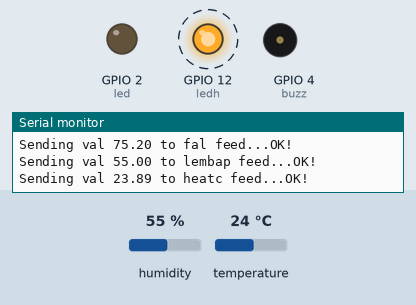
Bench run of a sketch on a simulated ESP32. On the bench: output pins drawn as LEDs (lit = HIGH), buzzer (waves = sounding, pin HIGH), the last lines printed to the serial monitor. Dashed ring = blinking. The inputs (shaded band) are chosen by the test bench; at power-on: temperature 24 °C, humidity 55 %. WiFi joins after 1.5 s; servers stay silent unless stated; no MQTT or app messages arrive unless stated.

Above: at 4.2 s.
4.3 s: temperature set to 29 °C
12.5 s: temperature set to 32 °C
At 19.83 s:
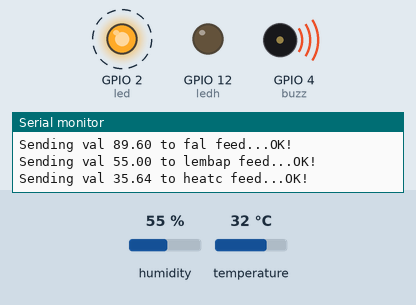
21.7 s: temperature set to 12 °C
At 27.43 s:
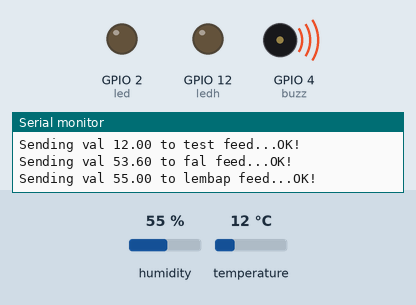
29.8 s: temperature set to 33 °C
At 30.23 s:
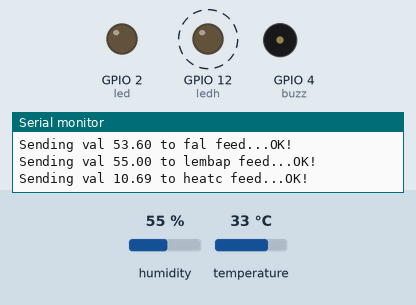
Timing chart, 0 to 38.9 s (numbered marks = the images above; inputs shaded):
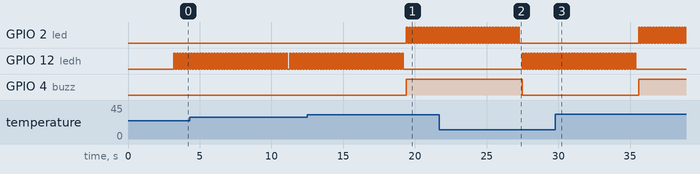

The sketch:

prototype-1.ino
```cpp
#include <WiFi.h>
#include "WiFiClientSecure.h"
#include "Adafruit_MQTT.h"
#include "Adafruit_MQTT_Client.h"

/************************* WiFi Access Point *********************************/

#define WLAN_SSID "JuTheng"
#define WLAN_PASS "T06072002"

/************************* Adafruit.io Setup *********************************/

#define AIO_SERVER      "io.adafruit.com"

// Using port 8883 for MQTTS
#define AIO_SERVERPORT  8883

// Adafruit IO Account Configuration
#define AIO_USERNAME "Theng"
#define AIO_KEY      "aio_Ucve66FgusnkEje7LRNyzP6MZqKm"

/************ Global State (you don't need to change this!) ******************/

// WiFiFlientSecure for SSL/TLS support
WiFiClientSecure client;

// Setup the MQTT client class by passing in the WiFi client and MQTT server and login details.
Adafruit_MQTT_Client mqtt(&client, AIO_SERVER, AIO_SERVERPORT, AIO_USERNAME, AIO_KEY);

// io.adafruit.com root CA
const char* adafruitio_root_ca = \
    "-----BEGIN CERTIFICATE-----\n" \
    "MIIDrzCCApegAwIBAgIQCDvgVpBCRrGhdWrJWZHHSjANBgkqhkiG9w0BAQUFADBh\n" \
    "MQswCQYDVQQGEwJVUzEVMBMGA1UEChMMRGlnaUNlcnQgSW5jMRkwFwYDVQQLExB3\n" \
    "d3cuZGlnaWNlcnQuY29tMSAwHgYDVQQDExdEaWdpQ2VydCBHbG9iYWwgUm9vdCBD\n" \
    "QTAeFw0wNjExMTAwMDAwMDBaFw0zMTExMTAwMDAwMDBaMGExCzAJBgNVBAYTAlVT\n" \
    "MRUwEwYDVQQKEwxEaWdpQ2VydCBJbmMxGTAXBgNVBAsTEHd3dy5kaWdpY2VydC5j\n" \
    "b20xIDAeBgNVBAMTF0RpZ2lDZXJ0IEdsb2JhbCBSb290IENBMIIBIjANBgkqhkiG\n" \
    "9w0BAQEFAAOCAQ8AMIIBCgKCAQEA4jvhEXLeqKTTo1eqUKKPC3eQyaKl7hLOllsB\n" \
    "CSDMAZOnTjC3U/dDxGkAV53ijSLdhwZAAIEJzs4bg7/fzTtxRuLWZscFs3YnFo97\n" \
    "nh6Vfe63SKMI2tavegw5BmV/Sl0fvBf4q77uKNd0f3p4mVmFaG5cIzJLv07A6Fpt\n" \
    "43C/dxC//AH2hdmoRBBYMql1GNXRor5H4idq9Joz+EkIYIvUX7Q6hL+hqkpMfT7P\n" \
    "T19sdl6gSzeRntwi5m3OFBqOasv+zbMUZBfHWymeMr/y7vrTC0LUq7dBMtoM1O/4\n" \
    "gdW7jVg/tRvoSSiicNoxBN33shbyTApOB6jtSj1etX+jkMOvJwIDAQABo2MwYTAO\n" \
    "BgNVHQ8BAf8EBAMCAYYwDwYDVR0TAQH/BAUwAwEB/zAdBgNVHQ4EFgQUA95QNVbR\n" \
    "TLtm8KPiGxvDl7I90VUwHwYDVR0jBBgwFoAUA95QNVbRTLtm8KPiGxvDl7I90VUw\n" \
    "DQYJKoZIhvcNAQEFBQADggEBAMucN6pIExIK+t1EnE9SsPTfrgT1eXkIoyQY/Esr\n" \
    "hMAtudXH/vTBH1jLuG2cenTnmCmrEbXjcKChzUyImZOMkXDiqw8cvpOp/2PV5Adg\n" \
    "06O/nVsJ8dWO41P0jmP6P6fbtGbfYmbW0W5BjfIttep3Sp+dWOIrWcBAI+0tKIJF\n" \
    "PnlUkiaY4IBIqDfv8NZ5YBberOgOzW6sRBc4L0na4UU+Krk2U886UAb3LujEV0ls\n" \
    "YSEY1QSteDwsOoBrp+uvFRTp2InBuThs4pFsiv9kuXclVzDAGySj4dzp30d8tbQk\n" \
    "CAUw7C29C79Fv1C5qfPrmAESrciIxpg0X40KPMbp1ZWVbd4=\n" \
    "-----END CERTIFICATE-----\n";

/****************************** Feeds ***************************************/
// Notice MQTT paths for AIO follow the form: <username>/feeds/<feedname>
Adafruit_MQTT_Publish test = Adafruit_MQTT_Publish(&mqtt, AIO_USERNAME "/feeds/test");
Adafruit_MQTT_Publish fah = Adafruit_MQTT_Publish(&mqtt, AIO_USERNAME "/feeds/fah");
Adafruit_MQTT_Publish lembap = Adafruit_MQTT_Publish(&mqtt, AIO_USERNAME "/feeds/lembap");
Adafruit_MQTT_Publish heatc = Adafruit_MQTT_Publish(&mqtt, AIO_USERNAME "/feeds/heatc");
/*************************** Sketch Code ************************************/
#include "DHT.h"
#define DHTPIN 13
#define DHTTYPE DHT11
DHT dht(DHTPIN, DHTTYPE);
int led = 2;
int buzz = 4;
int ledh = 12;

void setup() {
  Serial.begin(9600);
  delay(10);

  Serial.println(F("Adafruit IO MQTTS (SSL/TLS) Example"));

  // Connect to WiFi access point.
  Serial.println(); Serial.println();
  Serial.print("Connecting to ");
  Serial.println(WLAN_SSID);

  delay(1000);

  WiFi.begin(WLAN_SSID, WLAN_PASS);
  delay(2000);

  while (WiFi.status() != WL_CONNECTED) {
    delay(500);
    Serial.print(".");
  }
  Serial.println();

  Serial.println("WiFi connected");
  Serial.println("IP address: "); Serial.println(WiFi.localIP());

  // Set Adafruit IO's root CA
  client.setCACert(adafruitio_root_ca);

  dht.begin();
  pinMode (buzz, OUTPUT);
  pinMode (led, OUTPUT);
  pinMode (ledh, OUTPUT);
}

void danger(){
for (int count = 0;count < 40; count++) {
    digitalWrite(led, HIGH);
    delay(100);
    digitalWrite(led, LOW);
    delay(100);
}
}

void aman(){
  digitalWrite(buzz, LOW);
for (int n = 0;n < 40; n++) {
    digitalWrite(ledh, HIGH);
    delay(100);
    digitalWrite(ledh, LOW);
    delay(100);
}
}

void ukur(){
  float h = dht.readHumidity();
  float t = dht.readTemperature();
  float f = dht.readTemperature(true);
  if (isnan(h) || isnan(t) || isnan(f)) {
    Serial.println(F("Failed to read from DHT sensor!"));
    return;
  }
}

uint32_t x=0;

void loop() {
  // Ensure the connection to the MQTT server is alive (this will make the first
  // connection and automatically reconnect when disconnected).  See the MQTT_connect
  // function definition further below.
  MQTT_connect();

  // Now we can publish stuff!
  Serial.print(F("\nSending val "));
  Serial.print(dht.readTemperature());
  Serial.print(F(" to test feed..."));
  if (! test.publish(dht.readTemperature())) {
    Serial.print(F("Failed"));
  } else {
    Serial.print(F("OK!"));
  }

  Serial.print(F("\nSending val "));
  Serial.print(dht.readTemperature(true));
  Serial.print(F(" to fal feed..."));
  if (! fah.publish(dht.readTemperature(true))) {
    Serial.print(F("Failed"));
  } else {
    Serial.print(F("OK!"));
  }

  Serial.print(F("\nSending val "));
  Serial.print(dht.readHumidity());
  Serial.print(F(" to lembap feed..."));
  if (! lembap.publish(dht.readHumidity())) {
    Serial.print(F("Failed"));
  } else {
    Serial.print(F("OK!"));
  }

  Serial.print(F("\nSending val "));
  Serial.print(dht.computeHeatIndex(dht.readTemperature(), dht.readHumidity(), false));
  Serial.print(F(" to heatc feed..."));
  if (! heatc.publish(dht.computeHeatIndex(dht.readTemperature(), dht.readHumidity(), false))) {
    Serial.print(F("Failed"));
  } else {
    Serial.print(F("OK!"));
  }

  ukur();
  if ((dht.readTemperature()) >= 31.00){
  digitalWrite(buzz, HIGH);
  danger();
  }
  else {
  aman();
}
}

// Function to connect and reconnect as necessary to the MQTT server.
// Should be called in the loop function and it will take care if connecting.
void MQTT_connect() {
  int8_t ret;

  // Stop if already connected.
  if (mqtt.connected()) {
    return;
  }

  Serial.print("Connecting to MQTT... ");

  uint8_t retries = 3;
  while ((ret = mqtt.connect()) != 0) { // connect will return 0 for connected
       Serial.println(mqtt.connectErrorString(ret));
       Serial.println("Retrying MQTT connection in 5 seconds...");
       mqtt.disconnect();
       delay(5000);  // wait 5 seconds
       retries--;
       if (retries == 0) {
         // basically die and wait for WDT to reset me
         while (1);
       }
  }

  Serial.println("MQTT Connected!");
}
```

Measured:
- the behaviour switches between 30 and 31 °C on temperature (found by bisection; images 0 and 1)
- after the input at 12.5 s, GPIO 2 (led): alternates HIGH for 0.10 s and LOW for 0.10 s, starting after 6.9 s; GPIO 12 (ledh): goes on until 19.2 s, then stays LOW; GPIO 4 (buzz): LOW → HIGH after 6.9 s
- after the input at 21.7 s, GPIO 2 (led): goes on until 27.3 s, then stays LOW; GPIO 12 (ledh): alternates HIGH for 0.10 s and LOW for 0.10 s, starting after 5.8 s; GPIO 4 (buzz): HIGH → LOW after 5.8 s
- after the input at 29.8 s, GPIO 2 (led): alternates HIGH for 0.10 s and LOW for 0.10 s, starting after 5.8 s; GPIO 12 (ledh): goes on until 35.4 s, then stays LOW; GPIO 4 (buzz): LOW → HIGH after 5.8 s
